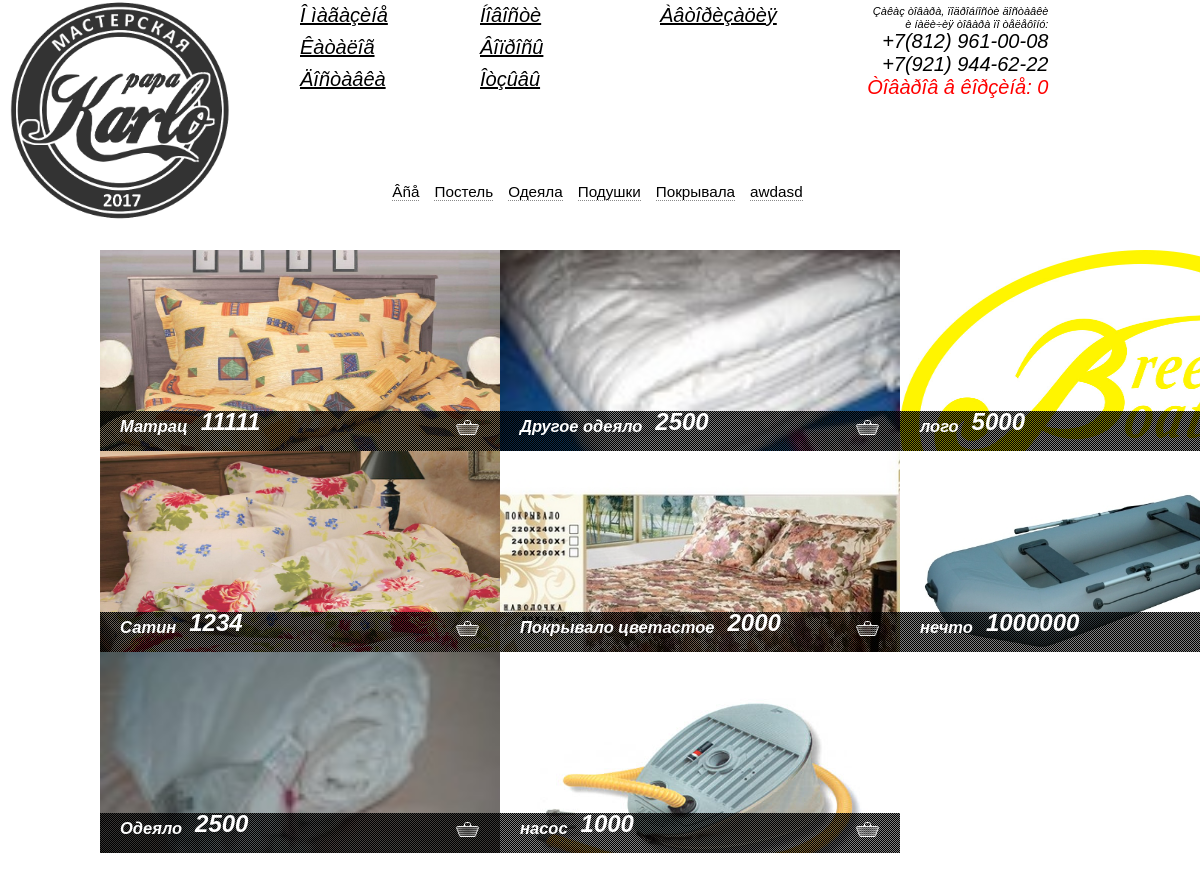
The page / on the database its author committed.
### tables this page shows
CREATE TABLE IF NOT EXISTS `em_category` (
  `id` int(11) NOT NULL AUTO_INCREMENT,
  `name` varchar(100) NOT NULL,
  `description` text NOT NULL,
  `imagefile` varchar(255) NOT NULL,
  `ordinal` int(11) NOT NULL DEFAULT '0',
  `isarchivate` int(11) NOT NULL DEFAULT '0',
  PRIMARY KEY (`id`)
);

CREATE TABLE IF NOT EXISTS `em_goods` (
  `id` int(11) NOT NULL AUTO_INCREMENT,
  `categoryid` int(11) NOT NULL,
  `name` varchar(100) NOT NULL,
  `description` text NOT NULL,
  `imagefile` varchar(255) DEFAULT NULL,
  `price` float DEFAULT NULL,
  `ordinal` int(11) NOT NULL DEFAULT '0',
  `isarchivate` int(11) NOT NULL DEFAULT '0' COMMENT 'товар а архиве или нет',
  `metadescription` text,
  `metakeywords` text,
  `updatedate` timestamp NULL DEFAULT CURRENT_TIMESTAMP,
  PRIMARY KEY (`id`)
);

CREATE TABLE IF NOT EXISTS `em_goods_params` (
  `id` int(11) NOT NULL AUTO_INCREMENT,
  `parentid` int(11) NOT NULL,
  `gid` int(11) NOT NULL,
  `pvid` int(11) NOT NULL,
  `paramid` int(11) NOT NULL COMMENT 'id  параметра зависимого от параметра описаного в parentId',
  `value` varchar(100) DEFAULT NULL,
  PRIMARY KEY (`id`)
);

### libs/helpers.php (called while the page is built, shortened)
<?php
function GetHost()
{
 $uri = $_SERVER['REQUEST_URI'];
 $server= $_SERVER['SERVER_NAME'];
 $uri = subStr($uri,1);
 $uri = subStr($uri,0,strPos($uri,"/"));
 if (_is_inet==1){
    return "http://$server/";
 }
 else
    return "http://$server/$uri/";
}
?>

### modules/em/em_category.php (called while the page is built, shortened)
<?php
    class Categoryes{
        public $catArray;
        function Categoryes(){
             $this->Load();
        }
        public function Load(){
            $query = "SELECT id FROM em_category WHERE isarchivate =0 order by ordinal";
            return $this->getList($query);
        }
        private function getList($query){
            $this->catArray = Array();
            $res = mQuery($query);
            while ($row = mysql_fetch_row($res)){
                $cat = new Category($row[0]);
                $this->catArray[count($this->catArray)] = $cat;
            }
            return $this->catArray;
        }
        public function getCategoryes(){
            return $this->catArray;
        }
    }
    class Category{
      public $id;
      function Category($id){
        $this->id = $id;
      }
      public function Load(){
        $this->loadProperties();
      }
      public function loadProperties(){
        $query = "SELECT id, name, description,imagefile,ordinal,isarchivate FROM em_category WHERE id = {$this->id}";
        $res = mQuery($query);
        while ($row = mysql_fetch_row($res)){
            $this->name         = $row[1];
        }
      }
    }
?>

### libs/db.php (called while the page is built, shortened)
<?php
function mQuery($query)
{
    global $dbh;
    if ($result = mysql_query($query, $dbh))
    {
        return $result;
    }
    else
    {
    }
}
?>

### modules/em/em_goods.php (called while the page is built, shortened)
<?php
    class GoodsList{
        private $list;
        public function getAllGoods(){
            return $this->list;
        }
        public function Load(){
            $query = "SELECT id FROM em_goods WHERE isarchivate =0 order by ordinal";
            return $this->getList($query);
        }
        private function getList($query){
            $this->list = Array();;
            $res = mQuery($query);
            while ($row = mysql_fetch_row($res)){
                $goodsOne = new Goods($row[0]);
                $this->list[count($this->list)] = $goodsOne;
            }
            return $this->list;
        }
    }
    class Goods{
        public $id;
        function Goods($id){
            $this->id = $id;
            $this->Load();
        }
        public function Load(){
            $query = "SELECT id,categoryid, name,description,imagefile,ordinal,updatedate,metadescription,metakeywords,isarchivate FROM em_goods WHERE id = {$this->id}";
            $res = mQuery($query);
            $row = mysql_fetch_row($res);
            $this->name         = $row[2];
            $this->imagefile    = $row[4];
        }
        public function getGoodsParam($pid){
            $this->goodsParameter = Array();
            $query = "SELECT gp.id, gp.pvid , gp.value
                        FROM em_goods_params gp, em_parameters p, em_param_value pv
                        WHERE gid = {$this->id}
                        AND gp.pvid = pv.id
                        AND pv.pid = p.id
                        AND p.id = $pid
                        ORDER BY gp.value,p.id, pv.id
                        ";
            $res = mQuery($query);
            while ($row = mysql_fetch_row($res)){
                $param  = new GoodsParameter($row[0]);
                $this->goodsParameter[count($this->goodsParameter)] = Array($param, $row[2]);
            }
            return $this->goodsParameter;
        }
    }
    class GoodsParameter{
        public $id;
        function  GoodsParameter($id){
            $this->id = $id;
            if (!$this->Load()){
            }
        }
        public function Load(){
            $query = "SELECT pvid, value, gid, parentid FROM em_goods_params WHERE id = {$this->id}";
            $res = mQuery($query);
            if($row = mysql_fetch_row($res)){
                $this->parameter = new ParameterValue($row[0]);
                $this->value = $row[1];
                $query = "SELECT p.name FROM em_parameters p, em_param_value pv WHERE pv.pid=p.id AND pv.id={$row[0]}";
                $result = mQuery($query);
                if ($r = mysql_fetch_row($result)){
                    $this->paramName = $r[0];
                }
                return true;
            }
            else
                return false;
        }
    }
?>

### modules/em/parameter.php (called while the page is built, shortened)
<?php
    class ParameterValue{
        function ParameterValue($id){
            $this->id = $id;
            $res = mQuery("SELECT id, ordinal, value, pid, description FROM em_param_value WHERE id = {$this->id}");
            $row = mysql_fetch_row($res);
            $this->descr = $row[4];
        }
    }
?>

### modules/FRONTEND/skin/common_skin/common_goodsone.php (called while the page is built, shortened)
<?php
  class Common_goodsone{
      public $goodsOne;
         public function getAddOrderMsgScript(){
            return "addGoodToCart({$this->goodsOne->id}, {$this->getPriceValueId()})";
         }
        function getPriceValueId(){
            return "'netpriceVar_{$this->goodsOne->id}'";
        }
  }
?>

### modules/FRONTEND/skin/bed_skin/em_goods_viewer.php (the view, shortened to what this page needs)
<?php
    class GoodsOneView extends Common_goodsone{
        public $goodsNum;
        function GoodsOneView($goodsOne,$number){
            $this->goodsOne = $goodsOne;
            $this->goodsNum = $number;
        }
        private function getLink(){
            return GetHost()."?show=goodsone&id=".$this->goodsOne->id;
        }
        public function getView(){
            $result = "";
            $result .= $this->getPlaceForOrderMsg();
            $goodsViewId = "litem_".$this->goodsNum;
            $descr = $this->goodsOne->desc;
            $price = $this->getViewPrice();
            $num = $this->goodsNum+551;
            $result .= '    <div style="top: 0px; left: 0px; margin-left: 0px; width: 400px; height: 377px;" class="litem" id="'.$goodsViewId.'">
        <div class="lview">
            <div class="limg"><img src="'.$this->goodsOne->imagefile.'"  style=" width: 400px; height: 290px;" alt="" id="limg0"></div>
            <div style="top: 337px;" class="netshad">
                <table><tbody><tr>
                <td><div class="netname">'.$this->goodsOne->name.'</div></td>
                <td><div class="netprice">'.$price[0].'</div></td>
                </tr></tbody></table>
                <div class="buy buy_'.$num.'">
                    <span class="show_txt_bascket">
                        <img style="cursor: pointer;" src="add_files/i_basket.png" alt="" onClick="'.$this->getAddOrderMsgScript().'">
                    </span>
                </div>
                <div class="buy buy_ok_'.$num.'" style="display:none;">
                </div>
            </div>
        </div>
            <div class="netname">'.$this->goodsOne->name.'</div>
                <a href="'.$this->getLink().'"><img src="add_files/item_incard.gif" alt="Ïîäðîáíî"></a>
            <p>'.$descr.'</p>
            <div class="size_descr" id='.$this->getSizeDesctValueId().'>'.$price[2].'</div>
            '.$this->getViewParams().'
                    '.$price[1].'
                <div class="netprice" id='.$this->getPriceValueId().'>'.$price[0].'</div>
                <div class="buy buy_'.$num.'">
                        <img style="cursor: pointer;" src="add_files/i_basket.png" alt="" onclick="'.$this->getAddOrderMsgScript().'">
                    <a href="#" onClick="'.$this->getAddOrderMsgScript().'">Êóïèòü</a>
                </div>
    </div>
';
          return $result;
        }
        public function getViewParams(){
            $params = $this->goodsOne->getGoodsParam(1);
            $res = '<table class="beltth"><tbody>';
            for($i=0; $i<count($params); $i++){
                $param = $params[$i][0];
                $param->Load();
                $res .= "<tr>";
                $res .= "<td>{$param->paramName}:</td>";
                $res .= "<td>{$param->parameter->value}</td>";
                $res .= "</tr>";
            }
            $params = $this->goodsOne->getGoodsParam(2);
            for($i=0; $i<count($params); $i++){
                $param = $params[$i][0];
                $param->Load();
                $res .= "<tr>";
                $res .= "<td>{$param->paramName}:</td>";
                $res .= "<td>{$param->parameter->value}</td>";
                $res .= "</tr>";
            }
            $params = $this->goodsOne->getGoodsParam(5);
            for($i=0; $i<count($params); $i++){
                $param = $params[$i][0];
                $param->Load();
                $res .= "<tr>";
                $res .= "<td>{$param->paramName}:</td>";
                $res .= "<td>{$param->parameter->value}</td>";
                $res .= "</tr>";
            }
            $res .= '</tbody></table>';
            return $res;
        }
        private function getViewPrice(){
            $params = $this->goodsOne->getGoodsParam(Parameters::$priceParam);
            $res="";
            $firstPrice = 0;
            for($i=0; $i<count($params); $i++){
                $param = $params[$i][0];
                $param->Load();
                if ($i==0){
                    $className = 'card_size  price_select';
                    $firstPrice = $param->value;
                    $firstDescr = $param->parameter->descr;
                }
                else{
                    $className = 'card_size';
                }
                $someNum = 35+$i;
                $res .= '<div class="'.$className.'" style="font-size:1.5em;" onclick="buySizeApply1(this, '.$this->goodsOne->id.',\''.$param->value.'\',\''.$param->parameter->descr.'\', '.$someNum.','.$this->goodsNum.')">'.$param->parameter->value.'</div>';
            }
            return Array($firstPrice, $res, $firstDescr);
        }
        function getSizeDesctValueId(){
            return "'size_card_descr_{$this->goodsOne->id}'";
        }
    }
    class GoodsCatalog{
        private $categId;
        function GoodsCatalog($categId){
            $this->categId = $categId;
        }
        public function getCatalogView(){
            $result = "";
            $goodsList = new GoodsList();
            $goodsList->Load();
            if($this->categId!=null) {
                $allGoodsList = $goodsList->getGoodsByCateg($this->categId);
            }
            else{
                $allGoodsList = $goodsList->getAllGoods();
            }
            for($i=0;$i<count($allGoodsList); $i++){
                $goodsOneView = new GoodsOneView($allGoodsList[$i],$i);
                $result .= $goodsOneView->getView();
            }
            return $result;
        }
    }
?>

### modules/FRONTEND/skin/bed_skin/em_categories_viewer.php (shortened to what this page needs)
<?php
    class CategoriesViewer{
        private $categories;
        public $activeCat;
        function CategoriesViewer($categories){
            $this->categories = $categories;
        }
        public function getView(){
            $res = '<div id="linemarks"><div id="linemarks_cont">';
            $res .= '<ul class="cfx">';
            $href = GetHost();
            $class = '';
            if ($this->activeCat==null){
                $class = ' class="active"';
            }
            $res .= '<li'.$class.'><a href='.$href.'>Âñå</li>';
            $allCat = $this->categories->getCategoryes();
            for ($i=0; $i<count($allCat); $i++){
                $categ = $allCat[$i];
                $categ->Load();
                $href = GetHost()."?show="._CATEGORY."&id={$categ->id}";
                $class = '';
                 $res .= "<li$class><a href='$href'>{$categ->name}</a></li>";
            }
            $res .= '</ul></div></div>';
            return $res;
        }
        public static function getViewStatic($categories,$viewCategId){
            $Categs = new CategoriesViewer($categories);
            $Categs->activeCat = $viewCategId;
            return $Categs->getView();
        }
    }
?>

### rows shown on the page
em_category: name "Постель"
em_category: name "Одеяла"
em_category: name "Подушки"
em_category: name "Покрывала"
em_category: name "awdasd"
em_goods: imagefile (picture), name "Матрац"
em_goods_params: value "11111"
em_goods: imagefile (picture), name "Сатин"
em_goods_params: value "1234"
em_goods: imagefile (picture), name "Одеяло"
em_goods_params: value "2500"
em_goods: imagefile (picture), name "Другое одеяло"
em_goods_params: value "2500"
em_goods: imagefile (picture), name "Покрывало цветастое"
em_goods_params: value "2000"
em_goods: imagefile (picture), name "насос"
em_goods_params: value "1000"
em_goods: imagefile (picture), name "лого"
em_goods_params: value "5000"
em_goods: imagefile (picture), name "нечто"
em_goods_params: value "1000000"
